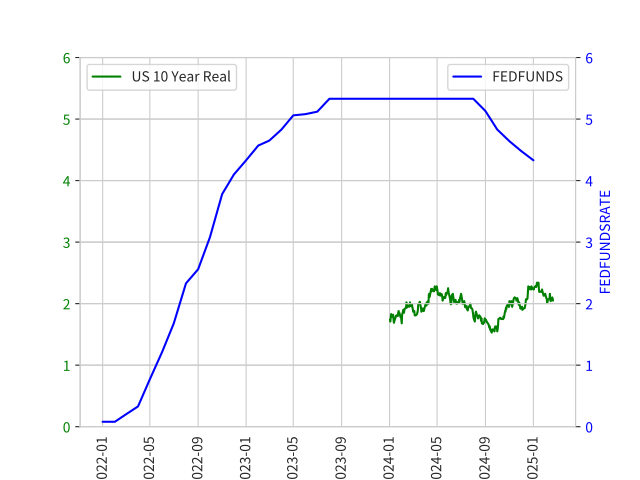

Write the Python code that produced this figure.
from numpy.random import *
import pandas as pd
import seaborn as sns
from matplotlib import pyplot as plt #%matplotlib inline
import matplotlib.dates as mdates

#Load a data file
df1 = pd.read_csv("daily-treasury-rates-20250220.csv", #to read CSV file into df1 = DataFrame.
		sep=",", 
		engine = "python", #to load Japanese CSV file.
		encoding = "utf-8",
        header=[0], #header=[1] = use the second row for comlumn headers, header=[0] = use the first row for comlumn headers. PANDAS count 0 for the first row, 1 for the second row.  
		#index_col=[0], 
		)

#Data Check
print("\nHello, this is the checking part before visualizeing your data.\n")
print("\nThis is the overall information of your data.\n")
print(df1.info()) 
print("\nThis is the first three rows and columns of your data.\n")
print(df1.head(3))
print("\nThis is the data type of your first column.\n")
print(type(df1["Date"]))
print("\nThis is the column with header name 10 YR.\n")
print(df1["10 YR"])
print("\nThis is the data type of the column with header name ""10 YR"".\n")
print(type(df1["10 YR"]))

print("\nNow let's change the datatype to prepare for our visualization.\n")
print("\nChanging obeject to datetime.\n")
#df1["Date"] = pd.to_datetime(df1["Date"])
df1["Date"] = pd.to_datetime(df1["Date"], infer_datetime_format=True)
print("\nYou can see the converted datatypes.\n")
print(df1.info())
print("\nYou can see the converted dataframe.\n")
print(df1)
print("\nThen, we set Date as index.\n")
df1 = df1.set_index("Date")
print("\nSee how set_index works.\n")
print(df1.info())
print(df1)






#Load a data file
print("\nNext, we make the second datadrame as df2.\n")
df2 = pd.read_csv("daily-treasury-rates-2024.csv", #to read CSV file into df2 = DataFrame.
		sep=",", 
		engine = "python", #to load Japanese CSV file.
		encoding = "utf-8",
        header=[0], #header=[1] = use the second row for comlumn headers, header=[0] = use the first row for comlumn headers. PANDAS count 0 for the first row, 1 for the second row.  
		#index_col=[0], 
		)
print("\nThis is the overall information of your data.\n")
print(df2.info()) 
print("\nThis is the rows and columns of your data.\n")
print(df2.head(3))
df2["Date"] = pd.to_datetime(df2["Date"], infer_datetime_format=True)
print("\nYou can see the converted datatypes.\n")
print(df2.info())
print("\nYou can see the converted dataframe.\n")
print(df2)
print("\nThen, we set Date as index.\n")
df2 = df2.set_index("Date")
print("\nSee how set_index works.\n")
print(df2.info())
print(df2)

print("\nLet's merge df1 and df2.\n")
DFMerge = pd.concat([df1, df2], axis=0, ignore_index=False)
print("\nSee how concat works to merge two dataframes.\n")
print(DFMerge.info())
print(DFMerge)
print("\nLet's sort the dataframe.\n")
DFMerge = DFMerge.sort_index()#use sort_index after merging data. 
print(DFMerge)

print("\nCut out the part of dataframes before rendering.\n")
DATERANGE = DFMerge.loc['1990-09-01':'2025-02-20']
print("\nYou can see the DATERANGE.\n")
print(DATERANGE.info())
print("\nYou can see the DATERANGE dataframe.\n")
print(DATERANGE)

print("\nThe datatype of 10 YR is object and it is not suitable for plotting. Let's change the datatype of 10 YR from object to float.\n")
DATERANGE['10 YR'] = pd.to_numeric(DATERANGE['10 YR'])
print(DATERANGE.info())

print("\nWell done, you finished the checking part.\n")





















#Load FEDFUNDS data file
FEDFUNDSDF = pd.read_csv("FFRate1954to202501.csv", #to read CSV file into FEDFUNDSDF = DataFrame.
		sep=",", 
		engine = "python", #to load Japanese CSV file.
		encoding = "utf-8",
        header=[0], #header=[1] = use the second row for comlumn headers, header=[0] = use the first row for comlumn headers. PANDAS count 0 for the first row, 1 for the second row.  
		#index_col=[0], 
		)

#Check Pandas dataframe
print("\nHello, this is the checking part of FEDFUNDSDF data.\n")
print("\nThis is the overall information of your data.\n")
print(FEDFUNDSDF.info()) 
print("\nThis is the rows and columns of your data.\n")
print(FEDFUNDSDF)
print("\nThis is your first column.\n")
print(FEDFUNDSDF["observation_date"])
print("\nThis is the data type of your first column.\n")
print(type(FEDFUNDSDF["observation_date"]))
print("\nThis is the column with header name ""FEDFUNDS"".\n")
print(FEDFUNDSDF["FEDFUNDS"])
print("\nThis is the data type of the column with header name ""FEDFUNDS"".\n")
print(type(FEDFUNDSDF["FEDFUNDS"]))

print("\nNow let's change the datatype to prepare for our visualization.\n")
print("\nChanging obeject to datetime.\n")
FEDFUNDSDF["observation_date"] = pd.to_datetime(FEDFUNDSDF["observation_date"], infer_datetime_format=True)
print("\nYou can see the converted datatypes.\n")
print(FEDFUNDSDF.info())
print("\nYou can see the converted dataframe.\n")
print(FEDFUNDSDF)
#print("\nGood. Then, we want to use only months and years in the dtaframe.\n")
#FEDFUNDSDF['YEAR_MONTH'] = FEDFUNDSDF["observation_date"].dt.strftime('%Y年%m月')
#print(FEDFUNDSDF.info())
#print(FEDFUNDSDF)
print("\nLet's use DATE as DatetimeIndex.\n")
FEDFUNDSDF = FEDFUNDSDF.set_index("observation_date")
print(FEDFUNDSDF.info())
print(FEDFUNDSDF)
FEDFUNDSDF = FEDFUNDSDF.loc['2022-01-01':'2025-02-01']
print(FEDFUNDSDF.info())
print(FEDFUNDSDF)
print("\nWell done, you finished the checking part.\n")













#Styling
"""
color = 
b	青 (Blue)
g	緑 (Green)
r	赤 (Red)
c	シアン (Cyan)
m	マゼンタ (Magenta)
y	黄 (Yellow)
k	黒 (Black)
w	白 (White)
"""

"""
#Add Annotation and Arrow
plt.annotate('local max', xy=(1950, 100),  xycoords='data',
            xytext=(0.8, 0.95), textcoords='axes fraction',
            # arrowprops=dict(facecolor='black', shrink=0.05),
            horizontalalignment='right', verticalalignment='top',
            )
"""

#Rendering section
sns.set_style("whitegrid") #Preset styling template.
#plt.grid(True) 
plt.rcParams["font.family"] = "Noto Sans CJK JP" #Set a font after set_style to overwrite.
fig, ax1 = plt.subplots(1,1) #Make a place for figure and add simple xy axes. 

plt.plot(DATERANGE.index, DATERANGE["10 YR"], color ='green',
         marker ='o', markersize = 0.1, 
         label ='US 10 Year Real')
ax1.tick_params(axis='y', labelcolor='green')
#plt.plot(df1["Date"], df1["Date"], color ='g',
#         linestyle ='dashed', linewidth = 2,
#         label ='JGB10YearYield')
ax1.set_ylim(bottom=0, top=6, emit=True, auto=False, ymin=None, ymax=None) #Y-Axis
fig = plt.legend(loc="upper left", fontsize=10) #Location of the legend.


#fig = plt.xlabel("Date") #Unit of X-Axis
#fig = plt.ylabel("-") #Unit of Y-Axis
#fig = plt.xlim(900, 2000) #X-Axis (Min,Max)
#fig = plt.ylim(0, 1.5) #Y-Axis (Min,Max)
#fig = plt.xticks([0, 250, 500, 750])
#fig = plt.yticks([0.1,0.2,0.3,0.4,0.5,0.6,0.7,0.8,0.9,1.0,1.1,1.2,1.3,1.4])

fig = plt.xticks(rotation='vertical') #Rotate strings(=words) at Xticks in case they appear inappropriately.


# instantiate a second Axes that shares the same x-axis
ax2 = ax1.twinx()  
ax2.plot(FEDFUNDSDF.index, FEDFUNDSDF["FEDFUNDS"], color ='blue', label ='FEDFUNDS')
ax2.set_ylabel('FEDFUNDSRATE', color='blue')
ax2.tick_params(axis='y', labelcolor='blue')
ax2.set_ylim(bottom=0, top=6, emit=True, auto=False, ymin=None, ymax=None) #Y-Axis
#fig.tight_layout()  # otherwise the right y-label is slightly clipped
fig = plt.legend(loc="upper right", fontsize=10) #Location of the legend.






#Data Save Section
plt.savefig('FFRateReal-2024--202502.pdf')
plt.savefig('FFRateReal-2024--202502b.png', dpi=300)
plt.savefig('FFRateReal-2024--202502c.png', dpi=600) #Save files in multiple resolution at once.
plt.show()
